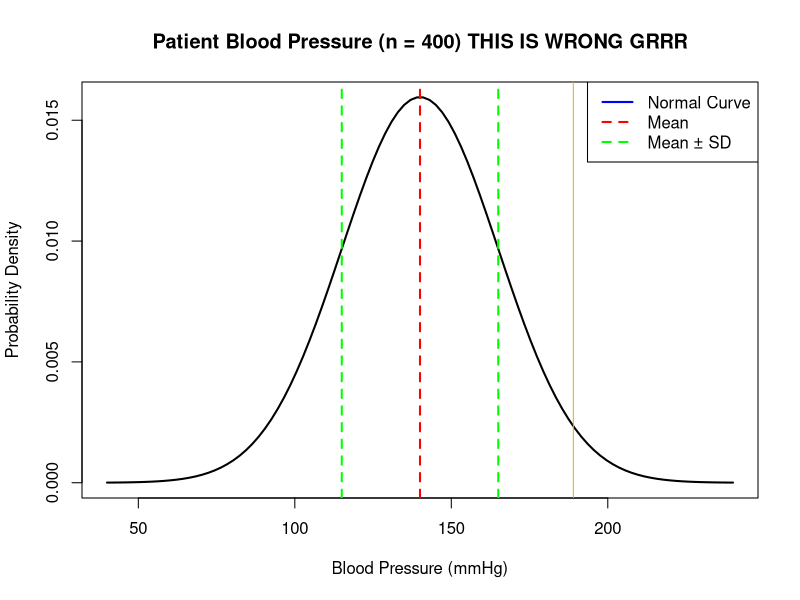

Write R code to recreate this figure.
## ---- chunk 1
# Find 90% confidence interval based on n=12 observations
# Degrees of freedom is n_observations - 1
df <- 12- 1

# Use qt function with p = 0.95, df = 11
# ncp: non-centrality parameter, not used (for now...)
# lower.tail = TRUE by default, no need to change it.
# We need 5% both to the right and left of our mean, so our p-value must
# be 0.95 as this gives us the value of our tail.
critical_value <- qt(p = 0.95, df = df)

# Display the value
cat("Critical Values: +", critical_value, "/-", critical_value)
## ---- chunk 2
# Find 95% confidence interval based on n=30 observations
# Degrees of freedom is n_observations - 1
df = 30 - 1

# Use qt function with p = 0.975, df = 29
# We need 2.5% on both tails, so our p-value must be 0.975 to give us one
# of the tails.
critical_value <- qt(p = 0.975, df = df)

# Display the value
cat("Critical Values: +", critical_value, "/-", critical_value)
## ---- chunk 3
# Find 80% confidence interval based on n=18 observations
df <- 18 - 1

# Use qt function with p = 0.90, df = 17
# We need 10% on both tails, so our p-value must be 0.90 to give us each tail.
critical_value <- qt(p = 0.90, df = df)

# Display the value
cat("Critical Values: +", critical_value, "/-", critical_value)
## ---- chunk 4
# The confidence interval we are looking for is using the normal distribution
# because our sample size is sufficiently large (n = 400) to assume normality.
n <- 400

# Sample mean is 140mmHg
mu <- 140

# Standard deviation is 25mmHg
sd <- 25

# The 95% confidence interval can be calculated with qnorm by finding the quantile
# where the test statistic has 2.5% of the area under the curve in each tail.
# Use qnorm with p = 0.975
quantile_95 <- qnorm(p = 0.975)

# With the quantile calculated, we can calculate the specific values of blood
# pressure that beyond the 95% confidence interval critical values.
lower_bound_95 = mu - quantile_95 * sd/sqrt(n)
upper_bound_95 = mu + quantile_95 * sd/sqrt(n)

# Turn this into a vector
confidence_interval_95 <- c(lower_bound_95, upper_bound_95)

# Display the interval
cat("The 95% confidence interval for blood pressure (mmHg) is:",
    confidence_interval_95, "\n")

# We can repeat this procedure but for the 99% confidence interval using qnorm
# for finding the quantile where the test statistic has 0.05% of the area under
# the curve for each tail.
# Use qnorm with p = 0.995, mean = 140, sd = 25
quantile_99 <- qnorm(p = 0.995)

# Once calculated, calculate specific values of blood pressure that would go
# beyond the 95% confidence interval critical values.
lower_bound_99 <- mu - quantile_99 * sd/sqrt(n)
upper_bound_99 <- mu + quantile_99 * sd/sqrt(n)

# Turn this into a vector
confidence_interval_99 <- c(lower_bound_99, upper_bound_99)

# Display the interval
cat("The 99% confidence interval for blood pressure (mmHg) is:",
    confidence_interval_99)
## ---- chunk 5
# NOTE: Either my confidence intervals are very wrong, or I am just REALLY BAD
# at plotting this correctly... ignore for now...
# Generate values for x-axis, in this case the blood pressure values
# We can take the mean (mu) and both add/subtract 4 standard deviations (sd)
# from the mean to demonstrate the full width of the distribution.
# Length just means 100 numbers
x_axis <- seq(mu - 4 * sd, mu + 4 * sd, length = 100)

# We can use the dnorm function for calculating the y-axis values. Dnorm gives you
# the probability density function (PDF) values for the normal distribution.
# Remember, the PDF describes what the liklihood of getting an exact value from some
# continuous random variable is.
y_axis <- dnorm(x_axis, mean = mu, sd = sd)

# Plot the values of the x and y axis
# use a plot of type "line" and line width of 2
# color the line black
# Label the x-axis blood pressure
# Lable y-axis probability density
plot(x_axis, y_axis, type = "l", lwd = 2, col = "black", xlab = "Blood Pressure (mmHg)",
     ylab = "Probability Density",
     main = "Patient Blood Pressure (n = 400) THIS IS WRONG GRRR")

# Add line for mean and standard deviation
# v = coordinate for vertical line, centered at mean value mu
# color it red, use line type 2, meaning dashed line
# line width of 2
# for the standard deviation line, color it green
abline(v = mu, col = "red", lty = 2, lwd = 2)
abline(v = c(mu - sd, mu + sd), col = "green", lty = 2, lwd = 2)

# Introduce 95th/99th percentile lines using qnorm function
percentile_95 <- c(qnorm(p = 0.975, mean = mu, sd = sd))
abline(v = percentile_95, col = "orange")


# Add legend
legend("topright", legend = c("Normal Curve", "Mean", "Mean ± SD"),
       col = c("blue", "red", "green"), lty = c(1, 2, 2), lwd = 2)


## ---- chunk 6
# Define vector of data
mouse_data <- c(107, 101, 93, 94, 96, 114)
n <- length(mouse_data)
## ---- chunk 7
# Calculate mean of data
mean <- mean(mouse_data)

# Calculate standard deviation of data
sd <- sd(mouse_data)

# Report the values of the mean and standard deviation
cat("Mean:", mean,
    "\n Standard Deviation:", sd, "\n")

# Now that we have these values, we can compute the 95% CI for the data using
# the assumption that the data are drawn from a normal distribution.
# The 95% confidence interval can be calculated with qt by finding the quantile
# where the test statistic has 2.5% of the area under the curve in each tail.
# Use qt with p = 0.975, df = n -1
quantile_95 <- qt(p = 0.975, df = n - 1)

# With the quantile calculated, we can calculate the specific values of our
# treatment response boundaries' and critical values
lower_bound_95 = mean - quantile_95 * sd/sqrt(n)
upper_bound_95 = mean + quantile_95 * sd/sqrt(n)

# Turn this into a vector
confidence_interval_95 <- c(lower_bound_95, upper_bound_95)

# Display the interval
cat("The 95% confidence interval for mean value of treatment response is:",
    confidence_interval_95, "\n")

# We can check our calculations using the built in t-test function in R
t.test(mouse_data)$conf

## ---- chunk 8
# We now know our sample standard deviation, S, currently stored as sd above
# We need to first determine the critical values for our upper and lower bounds
# In R, we can use the qchisq function for the quantile of these values
# Calculate lower bound
l <- qchisq(0.025, n-1)

# Calculate upper bound
u <- qchisq(0.975, n-1)

# Calculate the confidence interval using the upper and lower bounds
ci_sd_95 <- round(c(sd * sqrt((n-1)/u), sd * sqrt((n-1)/l)), 2)

# Display the interval
cat("The CI for the SD of the treatment response is:", ci_sd_95)
## ---- chunk 9
# We now know our sample standard deviation, S, currently stored as sd above
# We need to first determine the critical values for our upper and lower bounds
# In R, we can use the qchisq function for the quantile of these values
# Calculate lower bound
l <- qchisq(0.025, n-1)

# Calculate upper bound
u <- qchisq(0.975, n-1)

# Calculate the confidence interval using the upper and lower bounds
ci_var_95 <- c(sd^2 * (n-1)/u, sd^2 * (n-1)/l)

# Display the interval
cat("The CI for the SD of the treatment response is:", ci_var_95)
## ---- chunk 10
# Define vectors for each strain
strain_a <- c(132, 72, 102, 115, 59, 103, 86, 159, 60, 94, 80, 97)
mean_a <- mean(strain_a)
sd_a <- sd(strain_a)
na <- length(strain_a)
var_a <- sd_a^2
strain_b <- c(101, 96, 93, 106, 81, 77, 106, 97, 74)
mean_b <- mean(strain_b)
sd_b <- sd(strain_b)
nb <- length(strain_b)
var_b <- sd_b^2
## ---- chunk 11
# We are assessing whether the expected values of random variables X and y
# representing strains A and B respectively, have the same means muA and muB
# As shown in lecture, we first calculate the difference between the two
# random variables.

# Subtract means from one another
mean_difference <- mean_a - mean_b

# Calculate the estimated standard deviation of our first calculation
# Since we assume they have same standard deviation sigma at the population level
# we can compute the following weighted sigmas for each population using
# a pooled calculation
spooled <- sqrt((var_a*(na-1) + var_b*(nb -1))/(na + nb - 2))

sd_difference <- spooled*sqrt((1/na) + (1/nb))

# Now that we have our values the differences in means, we find the 97.5 percentile
# of the t distribution with n+m-2 degrees of freedom. We can do this using the
# qt function from above.
percentile_97.5 <- qt(p = 0.975,
                      df = (na + nb - 2))

# With the critical t value calculated, we can finally calculate the interval!
ci_difference_95 <- c(mean_difference - percentile_97.5*sd_difference,
                      mean_difference + percentile_97.5*sd_difference)

# Display the confidence interval
cat("The 95% CI for the difference in means is:", ci_difference_95)
## ---- chunk 12
# Use R's built in t.test object for x = strain_a, y = strain_b, and set
# var.equal=TRUE
t.test(x = strain_a, y = strain_b, var.equal = TRUE)
## ---- chunk 13
# Filter for just the confidence interval to answer the question directly
t.test(strain_a, strain_b, var.equal = TRUE)$conf
## ---- chunk 14
# Perform the t test with R's built in functionality, filter for just the
# confidence interval to answer the question directly
t.test(x = strain_a, y = strain_b, var.equal = FALSE)$conf
